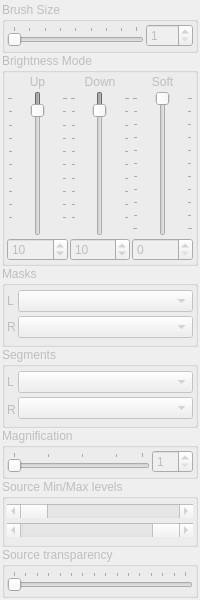
  <widget class="QDockWidget" name="dockWidget_Main" >
   <property name="enabled" >
    <bool>false</bool>
   </property>
   <property name="sizePolicy" >
    <sizepolicy vsizetype="Expanding" hsizetype="Fixed" >
     <horstretch>0</horstretch>
     <verstretch>0</verstretch>
    </sizepolicy>
   </property>
   <property name="minimumSize" >
    <size>
     <width>130</width>
     <height>600</height>
    </size>
   </property>
   <property name="maximumSize" >
    <size>
     <width>16777215</width>
     <height>16777215</height>
    </size>
   </property>
   <property name="features" >
    <set>QDockWidget::DockWidgetFloatable|QDockWidget::DockWidgetMovable|QDockWidget::NoDockWidgetFeatures</set>
   </property>
   <property name="allowedAreas" >
    <set>Qt::LeftDockWidgetArea</set>
   </property>
   <property name="windowTitle" >
    <string>Main Toolbox</string>
   </property>
   <attribute name="dockWidgetArea" >
    <number>1</number>
   </attribute>
   <widget class="QWidget" name="dockWidgetContents" >
    <layout class="QVBoxLayout" >
     <property name="spacing" >
      <number>0</number>
     </property>
     <property name="leftMargin" >
      <number>0</number>
     </property>
     <property name="topMargin" >
      <number>0</number>
     </property>
     <property name="rightMargin" >
      <number>0</number>
     </property>
     <property name="bottomMargin" >
      <number>0</number>
     </property>
     <item>
      <layout class="QVBoxLayout" >
       <property name="leftMargin" >
        <number>2</number>
       </property>
       <property name="topMargin" >
        <number>2</number>
       </property>
       <property name="rightMargin" >
        <number>2</number>
       </property>
       <property name="bottomMargin" >
        <number>2</number>
       </property>
       <item>
        <widget class="QGroupBox" name="groupBox_4" >
         <property name="sizePolicy" >
          <sizepolicy vsizetype="Fixed" hsizetype="Expanding" >
           <horstretch>0</horstretch>
           <verstretch>0</verstretch>
          </sizepolicy>
         </property>
         <property name="minimumSize" >
          <size>
           <width>158</width>
           <height>51</height>
          </size>
         </property>
         <property name="maximumSize" >
          <size>
           <width>2000</width>
           <height>16777215</height>
          </size>
         </property>
         <property name="title" >
          <string>Brush Size</string>
         </property>
         <layout class="QHBoxLayout" >
          <property name="spacing" >
           <number>2</number>
          </property>
          <property name="leftMargin" >
           <number>2</number>
          </property>
          <property name="topMargin" >
           <number>2</number>
          </property>
          <property name="rightMargin" >
           <number>2</number>
          </property>
          <property name="bottomMargin" >
           <number>2</number>
          </property>
          <item>
           <widget class="QSlider" name="horizontalSlider_2" >
            <property name="minimum" >
             <number>1</number>
            </property>
            <property name="maximum" >
             <number>200</number>
            </property>
            <property name="pageStep" >
             <number>25</number>
            </property>
            <property name="orientation" >
             <enum>Qt::Horizontal</enum>
            </property>
            <property name="tickPosition" >
             <enum>QSlider::TicksAbove</enum>
            </property>
           </widget>
          </item>
          <item>
           <widget class="QSpinBox" name="BrushSize" >
            <property name="minimum" >
             <number>1</number>
            </property>
            <property name="maximum" >
             <number>200</number>
            </property>
           </widget>
          </item>
         </layout>
        </widget>
       </item>
       <item>
        <widget class="QGroupBox" name="groupBox_7" >
         <property name="sizePolicy" >
          <sizepolicy vsizetype="Minimum" hsizetype="Expanding" >
           <horstretch>0</horstretch>
           <verstretch>0</verstretch>
          </sizepolicy>
         </property>
         <property name="minimumSize" >
          <size>
           <width>120</width>
           <height>100</height>
          </size>
         </property>
         <property name="title" >
          <string>Brightness Mode</string>
         </property>
         <layout class="QGridLayout" >
          <property name="leftMargin" >
           <number>2</number>
          </property>
          <property name="topMargin" >
           <number>2</number>
          </property>
          <property name="rightMargin" >
           <number>2</number>
          </property>
          <property name="bottomMargin" >
           <number>2</number>
          </property>
          <property name="horizontalSpacing" >
           <number>2</number>
          </property>
          <property name="verticalSpacing" >
           <number>2</number>
          </property>
          <item row="0" column="0" >
           <widget class="QLabel" name="label_6" >
            <property name="text" >
             <string>Up</string>
            </property>
            <property name="alignment" >
             <set>Qt::AlignCenter</set>
            </property>
           </widget>
          </item>
          <item row="0" column="1" >
           <widget class="QLabel" name="label_7" >
            <property name="text" >
             <string>Down</string>
            </property>
            <property name="alignment" >
             <set>Qt::AlignCenter</set>
            </property>
           </widget>
          </item>
          <item row="0" column="2" >
           <widget class="QLabel" name="label_8" >
            <property name="text" >
             <string>Soft</string>
            </property>
            <property name="alignment" >
             <set>Qt::AlignCenter</set>
            </property>
           </widget>
          </item>
          <item row="1" column="0" >
           <widget class="QSlider" name="verticalSlider" >
            <property name="sizePolicy" >
             <sizepolicy vsizetype="Expanding" hsizetype="Minimum" >
              <horstretch>0</horstretch>
              <verstretch>0</verstretch>
             </sizepolicy>
            </property>
            <property name="layoutDirection" >
             <enum>Qt::RightToLeft</enum>
            </property>
            <property name="minimum" >
             <number>1</number>
            </property>
            <property name="value" >
             <number>10</number>
            </property>
            <property name="orientation" >
             <enum>Qt::Vertical</enum>
            </property>
            <property name="invertedAppearance" >
             <bool>true</bool>
            </property>
            <property name="invertedControls" >
             <bool>false</bool>
            </property>
            <property name="tickPosition" >
             <enum>QSlider::TicksBothSides</enum>
            </property>
           </widget>
          </item>
          <item row="1" column="1" >
           <widget class="QSlider" name="verticalSlider_2" >
            <property name="sizePolicy" >
             <sizepolicy vsizetype="Expanding" hsizetype="Minimum" >
              <horstretch>0</horstretch>
              <verstretch>0</verstretch>
             </sizepolicy>
            </property>
            <property name="layoutDirection" >
             <enum>Qt::RightToLeft</enum>
            </property>
            <property name="minimum" >
             <number>1</number>
            </property>
            <property name="value" >
             <number>10</number>
            </property>
            <property name="orientation" >
             <enum>Qt::Vertical</enum>
            </property>
            <property name="invertedAppearance" >
             <bool>true</bool>
            </property>
            <property name="invertedControls" >
             <bool>false</bool>
            </property>
            <property name="tickPosition" >
             <enum>QSlider::TicksBothSides</enum>
            </property>
           </widget>
          </item>
          <item row="1" column="2" >
           <widget class="QSlider" name="verticalSlider_3" >
            <property name="sizePolicy" >
             <sizepolicy vsizetype="Expanding" hsizetype="Minimum" >
              <horstretch>0</horstretch>
              <verstretch>0</verstretch>
             </sizepolicy>
            </property>
            <property name="layoutDirection" >
             <enum>Qt::RightToLeft</enum>
            </property>
            <property name="minimum" >
             <number>0</number>
            </property>
            <property name="maximum" >
             <number>10</number>
            </property>
            <property name="value" >
             <number>0</number>
            </property>
            <property name="orientation" >
             <enum>Qt::Vertical</enum>
            </property>
            <property name="invertedAppearance" >
             <bool>true</bool>
            </property>
            <property name="invertedControls" >
             <bool>false</bool>
            </property>
            <property name="tickPosition" >
             <enum>QSlider::TicksBothSides</enum>
            </property>
           </widget>
          </item>
          <item row="2" column="0" >
           <widget class="QSpinBox" name="SpinUp" >
            <property name="minimum" >
             <number>1</number>
            </property>
            <property name="value" >
             <number>10</number>
            </property>
           </widget>
          </item>
          <item row="2" column="1" >
           <widget class="QSpinBox" name="SpinDown" >
            <property name="minimum" >
             <number>1</number>
            </property>
            <property name="value" >
             <number>10</number>
            </property>
           </widget>
          </item>
          <item row="2" column="2" >
           <widget class="QSpinBox" name="SpinSoft" >
            <property name="minimum" >
             <number>0</number>
            </property>
            <property name="maximum" >
             <number>10</number>
            </property>
            <property name="value" >
             <number>0</number>
            </property>
           </widget>
          </item>
         </layout>
        </widget>
       </item>
       <item>
        <widget class="QGroupBox" name="groupBox_5" >
         <property name="sizePolicy" >
          <sizepolicy vsizetype="Fixed" hsizetype="Expanding" >
           <horstretch>0</horstretch>
           <verstretch>0</verstretch>
          </sizepolicy>
         </property>
         <property name="minimumSize" >
          <size>
           <width>158</width>
           <height>81</height>
          </size>
         </property>
         <property name="title" >
          <string>Masks</string>
         </property>
         <layout class="QHBoxLayout" >
          <property name="spacing" >
           <number>2</number>
          </property>
          <property name="leftMargin" >
           <number>2</number>
          </property>
          <property name="topMargin" >
           <number>2</number>
          </property>
          <property name="rightMargin" >
           <number>2</number>
          </property>
          <property name="bottomMargin" >
           <number>2</number>
          </property>
          <item>
           <layout class="QGridLayout" >
            <item row="0" column="0" >
             <widget class="QLabel" name="label" >
              <property name="text" >
               <string>L</string>
              </property>
             </widget>
            </item>
            <item row="0" column="1" >
             <widget class="QComboBox" name="MaskBoxLeft" >
              <property name="sizePolicy" >
               <sizepolicy vsizetype="Fixed" hsizetype="Expanding" >
                <horstretch>0</horstretch>
                <verstretch>0</verstretch>
               </sizepolicy>
              </property>
             </widget>
            </item>
            <item row="1" column="0" >
             <widget class="QLabel" name="label_2" >
              <property name="text" >
               <string>R</string>
              </property>
             </widget>
            </item>
            <item row="1" column="1" >
             <widget class="QComboBox" name="MaskBoxRight" />
            </item>
           </layout>
          </item>
         </layout>
        </widget>
       </item>
       <item>
        <widget class="QGroupBox" name="groupBox_6" >
         <property name="sizePolicy" >
          <sizepolicy vsizetype="Fixed" hsizetype="Expanding" >
           <horstretch>0</horstretch>
           <verstretch>0</verstretch>
          </sizepolicy>
         </property>
         <property name="minimumSize" >
          <size>
           <width>158</width>
           <height>81</height>
          </size>
         </property>
         <property name="title" >
          <string>Segments</string>
         </property>
         <layout class="QHBoxLayout" >
          <property name="spacing" >
           <number>2</number>
          </property>
          <property name="leftMargin" >
           <number>2</number>
          </property>
          <property name="topMargin" >
           <number>2</number>
          </property>
          <property name="rightMargin" >
           <number>2</number>
          </property>
          <property name="bottomMargin" >
           <number>2</number>
          </property>
          <item>
           <layout class="QGridLayout" >
            <item row="0" column="0" >
             <widget class="QLabel" name="label_4" >
              <property name="text" >
               <string>L</string>
              </property>
             </widget>
            </item>
            <item row="1" column="0" >
             <widget class="QLabel" name="label_5" >
              <property name="sizePolicy" >
               <sizepolicy vsizetype="Preferred" hsizetype="Maximum" >
                <horstretch>0</horstretch>
                <verstretch>0</verstretch>
               </sizepolicy>
              </property>
              <property name="text" >
               <string>R</string>
              </property>
             </widget>
            </item>
           </layout>
          </item>
          <item>
           <layout class="QGridLayout" >
            <item row="0" column="0" >
             <widget class="QComboBox" name="SegBoxLeft" />
            </item>
            <item row="1" column="0" >
             <widget class="QComboBox" name="SegBoxRight" />
            </item>
           </layout>
          </item>
         </layout>
        </widget>
       </item>
       <item>
        <widget class="QGroupBox" name="groupBox" >
         <property name="sizePolicy" >
          <sizepolicy vsizetype="Fixed" hsizetype="Expanding" >
           <horstretch>0</horstretch>
           <verstretch>0</verstretch>
          </sizepolicy>
         </property>
         <property name="minimumSize" >
          <size>
           <width>158</width>
           <height>51</height>
          </size>
         </property>
         <property name="title" >
          <string>Magnification</string>
         </property>
         <layout class="QHBoxLayout" >
          <property name="spacing" >
           <number>2</number>
          </property>
          <property name="leftMargin" >
           <number>2</number>
          </property>
          <property name="topMargin" >
           <number>2</number>
          </property>
          <property name="rightMargin" >
           <number>2</number>
          </property>
          <property name="bottomMargin" >
           <number>2</number>
          </property>
          <item>
           <widget class="QSlider" name="horizontalSlider" >
            <property name="minimum" >
             <number>1</number>
            </property>
            <property name="maximum" >
             <number>16</number>
            </property>
            <property name="pageStep" >
             <number>4</number>
            </property>
            <property name="orientation" >
             <enum>Qt::Horizontal</enum>
            </property>
            <property name="tickPosition" >
             <enum>QSlider::TicksAbove</enum>
            </property>
           </widget>
          </item>
          <item>
           <widget class="QSpinBox" name="ZoomBox" >
            <property name="minimum" >
             <number>1</number>
            </property>
            <property name="maximum" >
             <number>16</number>
            </property>
           </widget>
          </item>
         </layout>
        </widget>
       </item>
       <item>
        <widget class="QGroupBox" name="groupBox_2" >
         <property name="sizePolicy" >
          <sizepolicy vsizetype="Fixed" hsizetype="Expanding" >
           <horstretch>0</horstretch>
           <verstretch>0</verstretch>
          </sizepolicy>
         </property>
         <property name="minimumSize" >
          <size>
           <width>158</width>
           <height>68</height>
          </size>
         </property>
         <property name="title" >
          <string>Source Min/Max levels</string>
         </property>
         <layout class="QVBoxLayout" >
          <property name="spacing" >
           <number>2</number>
          </property>
          <property name="leftMargin" >
           <number>2</number>
          </property>
          <property name="topMargin" >
           <number>2</number>
          </property>
          <property name="rightMargin" >
           <number>2</number>
          </property>
          <property name="bottomMargin" >
           <number>2</number>
          </property>
          <item>
           <widget class="QScrollBar" name="MinSlider" >
            <property name="maximum" >
             <number>255</number>
            </property>
            <property name="pageStep" >
             <number>20</number>
            </property>
            <property name="value" >
             <number>0</number>
            </property>
            <property name="orientation" >
             <enum>Qt::Horizontal</enum>
            </property>
           </widget>
          </item>
          <item>
           <widget class="QScrollBar" name="MaxSlider" >
            <property name="maximum" >
             <number>255</number>
            </property>
            <property name="pageStep" >
             <number>20</number>
            </property>
            <property name="value" >
             <number>255</number>
            </property>
            <property name="orientation" >
             <enum>Qt::Horizontal</enum>
            </property>
           </widget>
          </item>
         </layout>
        </widget>
       </item>
       <item>
        <widget class="QGroupBox" name="groupBox_3" >
         <property name="sizePolicy" >
          <sizepolicy vsizetype="Fixed" hsizetype="Expanding" >
           <horstretch>0</horstretch>
           <verstretch>0</verstretch>
          </sizepolicy>
         </property>
         <property name="minimumSize" >
          <size>
           <width>158</width>
           <height>51</height>
          </size>
         </property>
         <property name="title" >
          <string>Source transparency</string>
         </property>
         <layout class="QHBoxLayout" >
          <property name="spacing" >
           <number>2</number>
          </property>
          <property name="leftMargin" >
           <number>2</number>
          </property>
          <property name="topMargin" >
           <number>2</number>
          </property>
          <property name="rightMargin" >
           <number>2</number>
          </property>
          <property name="bottomMargin" >
           <number>2</number>
          </property>
          <item>
           <widget class="QSlider" name="TransSlider" >
            <property name="minimum" >
             <number>0</number>
            </property>
            <property name="maximum" >
             <number>15</number>
            </property>
            <property name="pageStep" >
             <number>4</number>
            </property>
            <property name="orientation" >
             <enum>Qt::Horizontal</enum>
            </property>
            <property name="invertedAppearance" >
             <bool>false</bool>
            </property>
            <property name="tickPosition" >
             <enum>QSlider::TicksAbove</enum>
            </property>
           </widget>
          </item>
         </layout>
        </widget>
       </item>
      </layout>
     </item>
    </layout>
   </widget>
  </widget>
